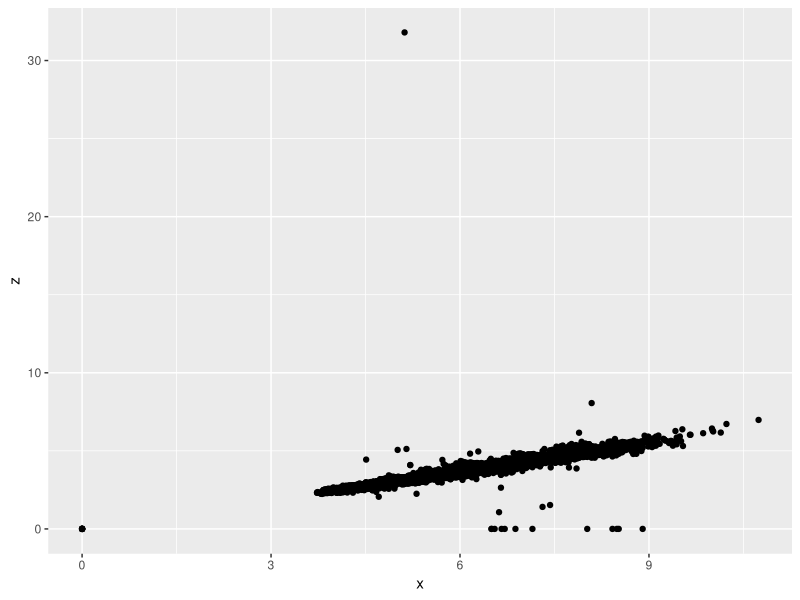
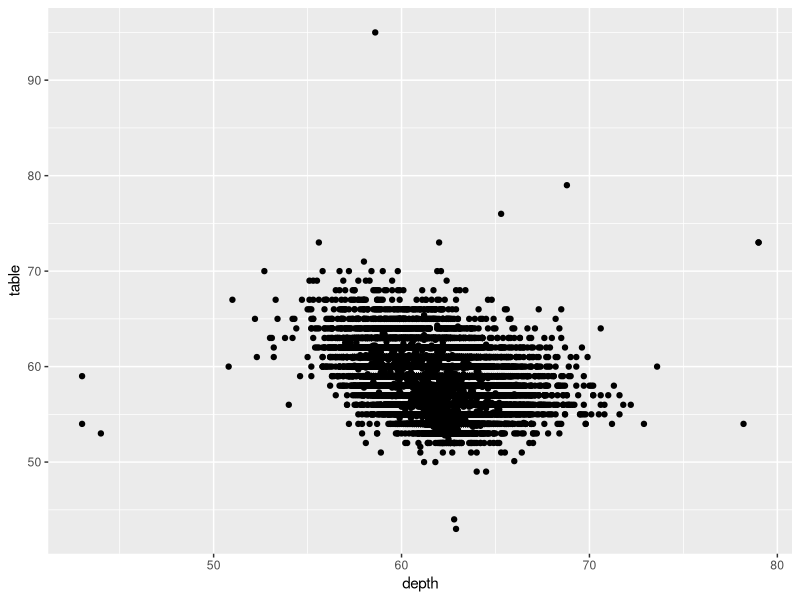
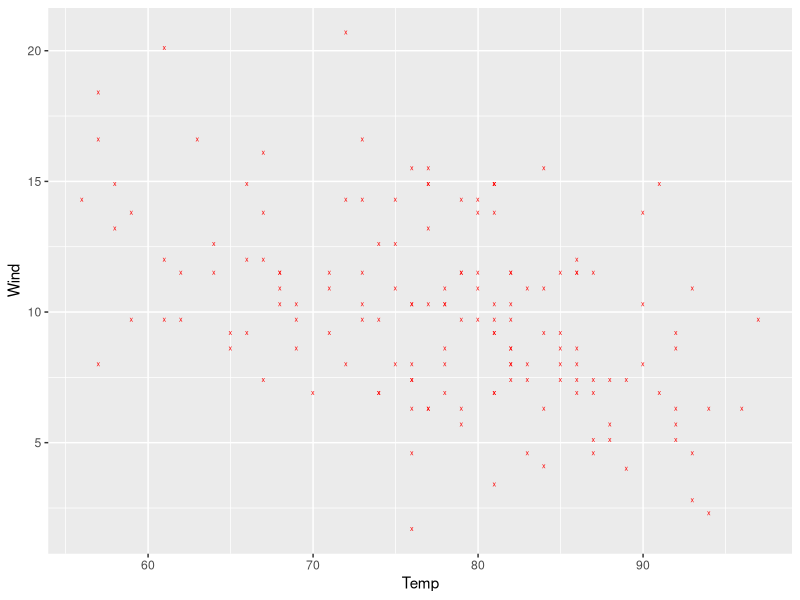
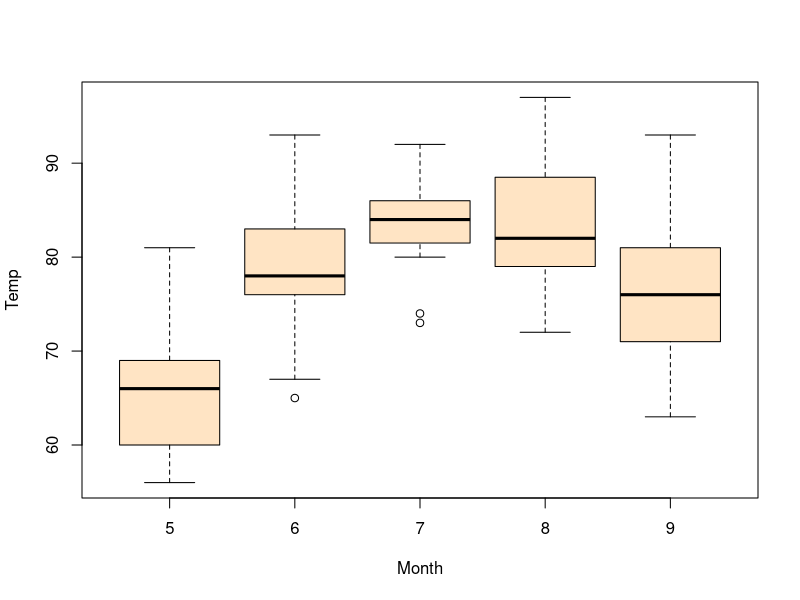
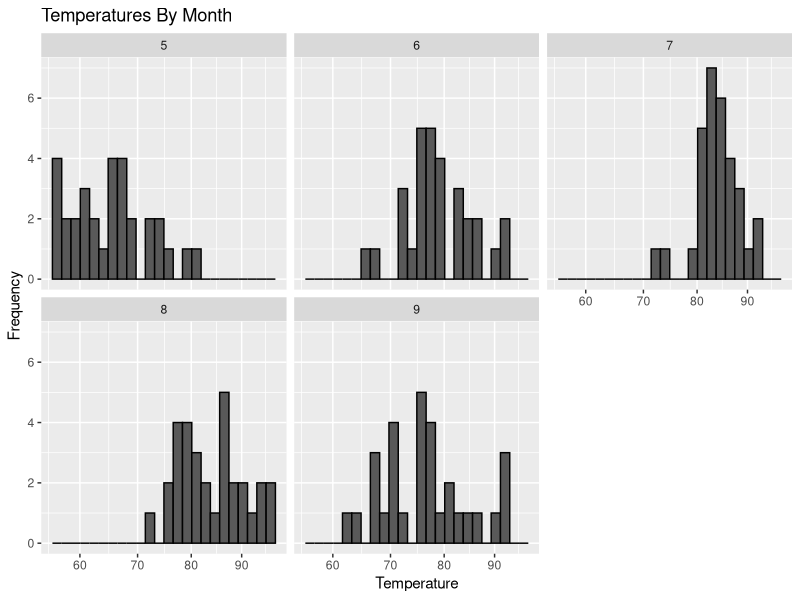
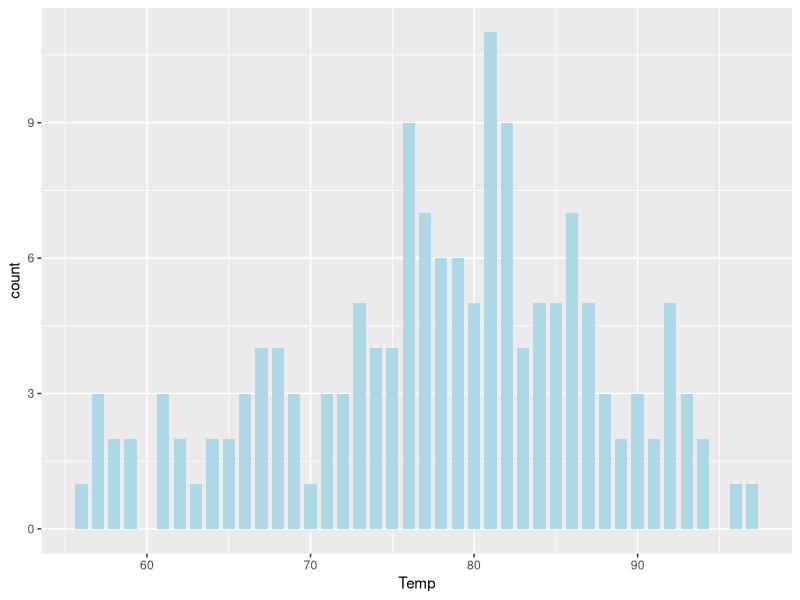

The R script that drew these images, in order:
## ---- chunk 1
knitr::opts_chunk$set(echo = TRUE)
## ---- chunk 2
library(ggplot2)


# Compute pearson correlation and plot histograms for variables x and z

 print(cor(diamonds$x,diamonds$z,method="pearson"))
 print(ggplot(diamonds,aes(x=x,y=z)) + geom_point())


# Compute pearson correlation and plot histograms for variables depth and table 

 print(cor(diamonds$depth,diamonds$table,method="pearson"))
 print(ggplot(diamonds,aes(x=depth,y=table)) + geom_point())

## ---- chunk 3
# Mean Temperature
print(mean(airquality$Temp))
# Hottest Day
cat("Day: ",airquality$Day[which.max(airquality$Temp)],"Month: ",airquality$Month[which.max(airquality$Temp)],"\n")
# Max wind speed day
cat("Day: ",airquality$Day[which.max(airquality$Wind)],"Month: ",airquality$Month[which.max(airquality$Wind)],"\n")
# Days with temperature greater than 90 Fahrenheit
Greater_Than_90 <- subset(airquality,Temp>90)
print(Greater_Than_90)

# Scatterplot
print(ggplot(airquality, aes(Temp,Wind))+geom_point(shape="x",color="red"))
# Boxplot
print(with(airquality,boxplot(Temp ~ Month, col="bisque")))
# Histogram
print(ggplot(aes(x = Temp, fill = Day), data = airquality) + geom_histogram(binwidth = .1, color="black") + 
        facet_wrap(~Month) + labs(title = "Temperatures By Month", x = "Temperature", y = "Frequency") + 
        scale_x_sqrt())
# Bar chart
print(ggplot(airquality, aes(Temp)) +
        geom_bar(fill="lightblue", position="dodge", width=0.75))
